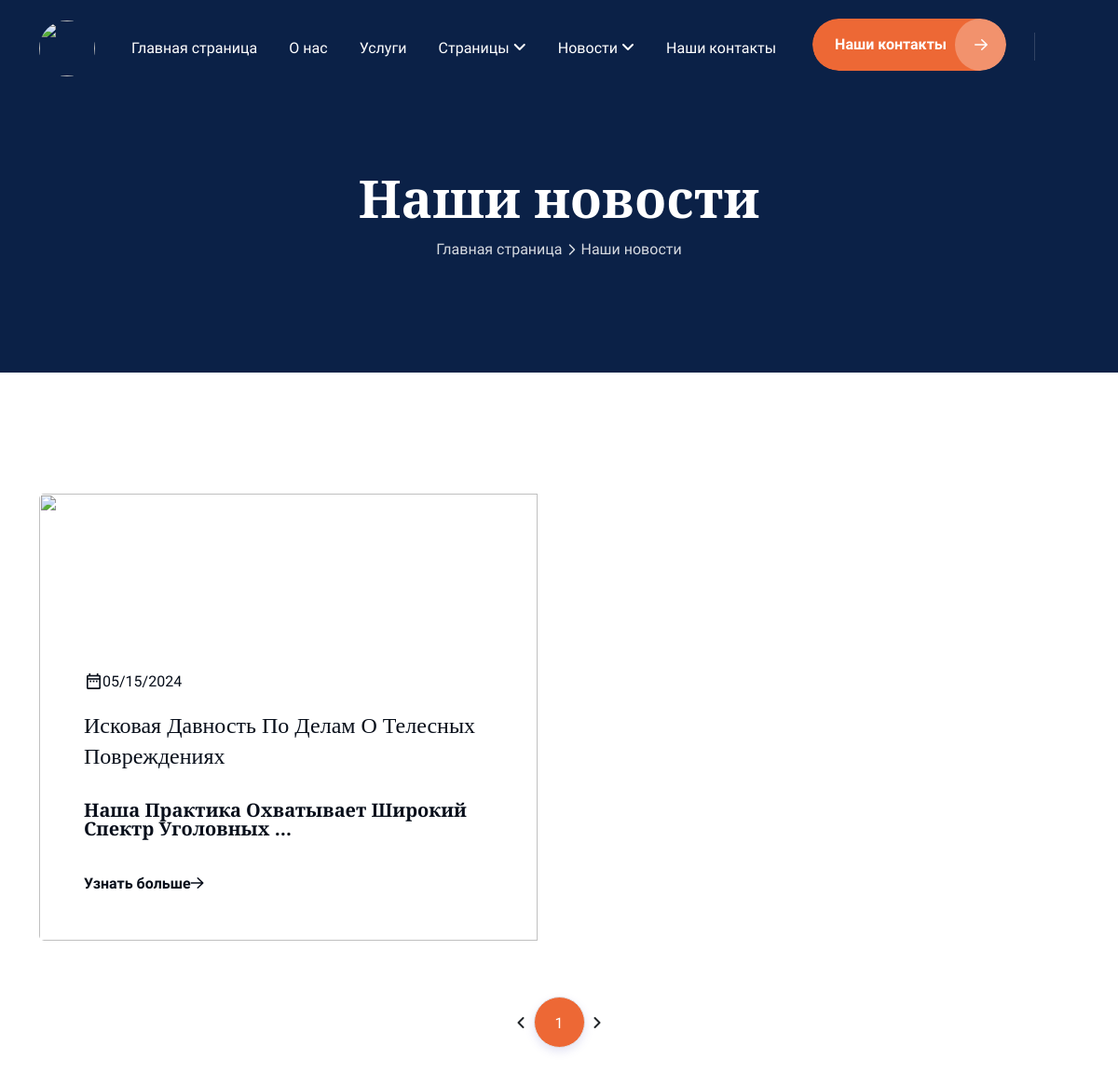
The page /blog/ (upper part) on the database as committed earlier.
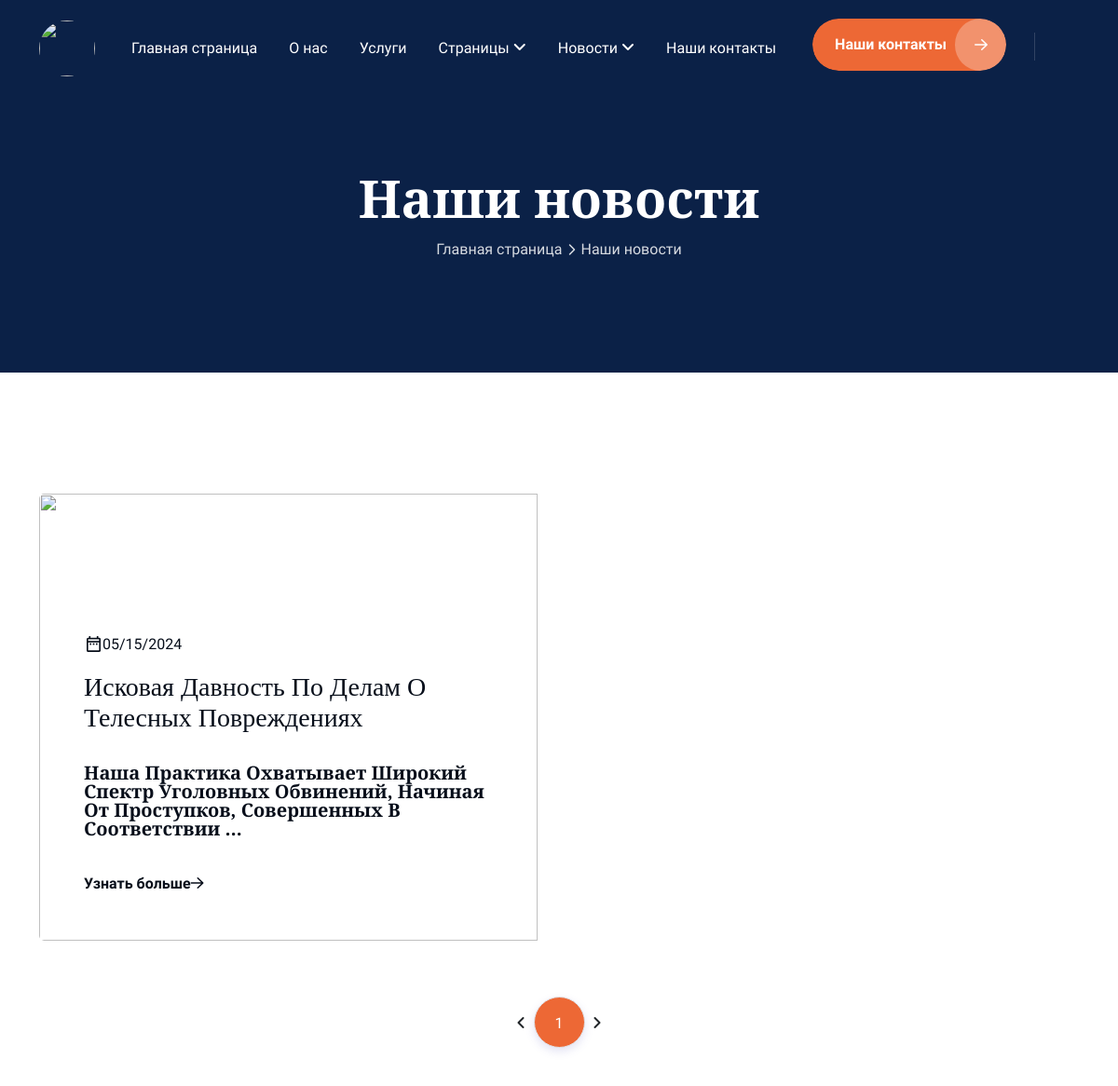
The same page on the database as committed later.
### apps/secondary/models.py (models this page shows, shortened)
class News(models.Model):
    title = RichTextField(
        verbose_name="Название"
    )
    data = models.CharField(
        max_length=255,
        verbose_name="Дата"
    )
    descriptions = RichTextField(
        verbose_name=" Первое Описание"
    )
    descriptions2 = RichTextField(
        verbose_name="Второе Описание"
    )
    image = ResizedImageField(
        force_format = "WEBP",
        quality = 100,
        upload_to="about_image/",
        verbose_name="Фотография"
    )
    video = models.URLField(
        verbose_name="Видео"
    )
    class Meta:
        verbose_name_plural = 'Новости'

### apps/base/views.py (the view)
# urls.py: path('blog/', blog, name="blog"),
def blog(request):
    settings = base.Settings.objects.latest("id")
    news_list = secondary_models.News.objects.all()
    items_per_page = 4
    paginator = Paginator(news_list, items_per_page)
    page_number = request.GET.get('page')
    try:
        news = paginator.page(page_number)
    except PageNotAnInteger:
        news = paginator.page(1)
    except EmptyPage:
        news = paginator.page(paginator.num_pages)
    return render(request, "base/blog.html", locals())

### templates/base/blog.html (shortened to what this page needs)
{% extends "include/homepage.html" %}
{% load static %}
{% block content %}
  </head>
  <body class="body4">
    {% include "include/header.html" %}
          <div class="common-hero">
            <div class="container">
                <div class="row">
                    <div class="col-lg-6 m-auto text-center">
                        <div class="headding">
                            <h1>Наши новости</h1>
                            <div class="list-area">
                                <a href="{% url 'index' %}">Главная страница</a>
                                <p class="icon"><i class="fa-regular fa-angle-right"></i></p>
                                <p class="page-text">Наши новости</p>
                            </div>
                        </div>
                    </div>
                </div>
            </div>
          </div>
          <div class="blog4 blog-page sp3">
            <div class="container">
              <div class="row">
                {% for news in news %}
                <div class="col-lg-6">
                  <div class="blog4-box">
                    <div class="blog4-img">
                    </div>
                    <div class="headding-area">
                        <a href="#" class="date"><img src="{% static 'assets/img/icons/date.png' %}" alt="">{{ news.data }}</a>
                        <h5><a href="{% url 'blog_details' id=news.id %}">{{ news.descriptions|safe|truncatewords:20 }}</a></h5>
                        <a href="{% url 'blog_details' id=news.id %}" class="learn">Узнать больше<span><i class="fa-regular fa-arrow-right"></i></span></a>
                      </div>
                    </div>
                  </div>
                {% endfor %}
              </div>
              <div class="space60"></div>
              <div class="row">
                <div class="col-12 m-auto">
                    <div class="theme-pagination text-center">
                        <ul>
                            {% if news.has_previous %}
                                <li><a href="?page=1"><i class="fa-solid fa-angle-left"></i></a></li>
                            {% else %}
                                <li class="disabled"><span><i class="fa-solid fa-angle-left"></i></span></li>
                            {% endif %}
                            {% for page in news.paginator.page_range %}
                                {% if news.number == page %}
                                    <li><a class="active" href="?page={{ page }}">{{ page }}</a></li>
                                {% else %}
                                    <li><a href="?page={{ page }}">{{ page }}</a></li>
                                {% endif %}
                            {% endfor %}
                            {% if news.has_next %}
                                <li><a href="?page={{ news.paginator.num_pages }}"><i class="fa-solid fa-angle-right"></i></a></li>
                            {% else %}
                                <li class="disabled"><span><i class="fa-solid fa-angle-right"></i></span></li>
                            {% endif %}
                        </ul>
                    </div>
                </div>
            </div>
            </div>
          </div>
{% endblock %}

Rows that differ between the two databases and show on the page:
changed News: descriptions "Исковая Давность По Делам О Телесных Повреждениях Наша Практика Охватывает Широкий Спектр Уголовных …" → "…Охватывает Широкий Спектр Уголовных Обвинений, Начиная От Проступков, Совершенных В Соответствии …"
